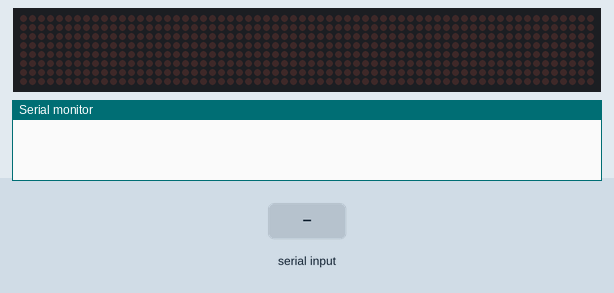
Bench run of a sketch on a simulated Arduino Uno, built with avr-gcc and run on an emulated ATmega328P. On the bench: 64×8 LED matrix, the last lines printed to the serial monitor. The inputs (shaded band) are chosen by the test bench.

Above: at 1.3 s.
1.4 s: "90,45\n" received over Serial
At 2.2 s:
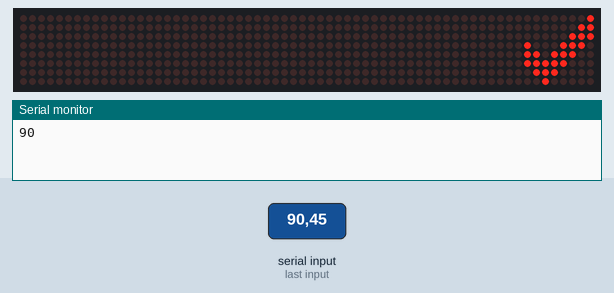
At 7.6 s:
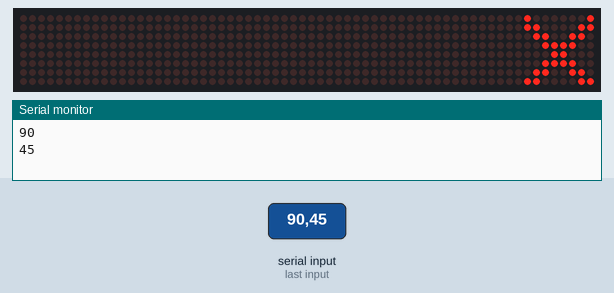
Timing chart, 0 to 9.1 s (numbered marks = the images above; inputs shaded):
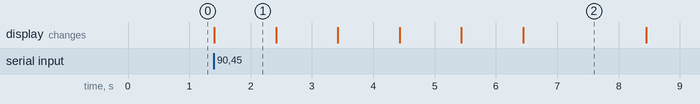

The sketch:

HC_05.ino
```cpp
/*
HC05.ino
TrailMapInterface V1.0
*/

#include <LedControl.h>

int DIN = 8;
int CS = 9;
int CLK = 10;

LedControl led(DIN, CLK, CS, 0);
byte open[8] = {0x01, 0x03, 0x07, 0x8E, 0xDC, 0xf8, 0x70, 0x20};
byte closed[8] = {0x81, 0xC3, 0x66, 0x3C, 0x18, 0x3C, 0x66, 0xC3};
byte delayed[8] = {0x00, 0x00, 0x3C, 0x3C, 0x3C, 0x3C, 0x00, 0x00};

void setup() {
    // start communication with baud rate 9600
    Serial.begin(9600);

    // wait a moment to allow serial ports to initialize
    delay(100);

    led.shutdown(0, false); // display is in power saving mode on startup
    led.setIntensity(0, 10); // set brightness value
    led.clearDisplay(0); // clear the display
}

void loop() {
//    printByte(open);
//    delay(1000);
//    printByte(closed);
//    delay(1000);
//    printByte(delayed);
//    delay(1000);

    if (Serial.available()) {
        int a = Serial.parseInt(); // will be serial value sent by rasp-pi
        Serial.println(a); // print serial value

        if (a = 100) {
            printByte(open);
            delay(1000);
        }
        if (a = 200) {
            printByte(delayed);
            delay(1000);
        }
        if (a = 300) {
            printByte(closed);
            delay(1000);
        }
    }
}

void printByte(byte type []) {
    for(int i = 0; i < 8; i++)
    {
        led.setRow(0, i, type[i]);
    }
}


/*
make something to save current image, then change each with if statements
based on input recieved from website
*/

// check for which button
// if (serialInput == open) {
//  printByte(open);
// }
// else if (serialInput == closed) {
//   printByte(closed);
// }
// else if (serialInput == delayed) {
//   printByte(delayed);
// }


// Code for Hardware
/*
// Check if there's data available on Serial
if (Serial.available()) {
  int data = Serial.read();  // read the received character
  Serial.print(data);
  Serial.print("");         // echo back the data to the sender
}
*/

// Code for Software Serial

/*
#include <SoftwareSerial.h>

// define the SoftwareSerial object and their pins
SoftwareSerial rs422(6, 7);  // RX: 6, TX: 7

void setup() {
  // start communication with baud rate 9600
  rs422.begin(9600);

  // wait a moment to allow serial ports to initialize
  delay(100);
}

void loop() {
  // Check if there's data available on rs422
  if (rs422.available()) {
    char data = rs422.read();  // read the received character
    rs422.print(data);         // echo back to data to the sender
  }
}
*/
```

Measured:
- after the input at 1.4 s, the display: changes at once (image 1)
- what the display in image 1 shows lasts 1.0 s, from 1.4 s to 2.4 s
